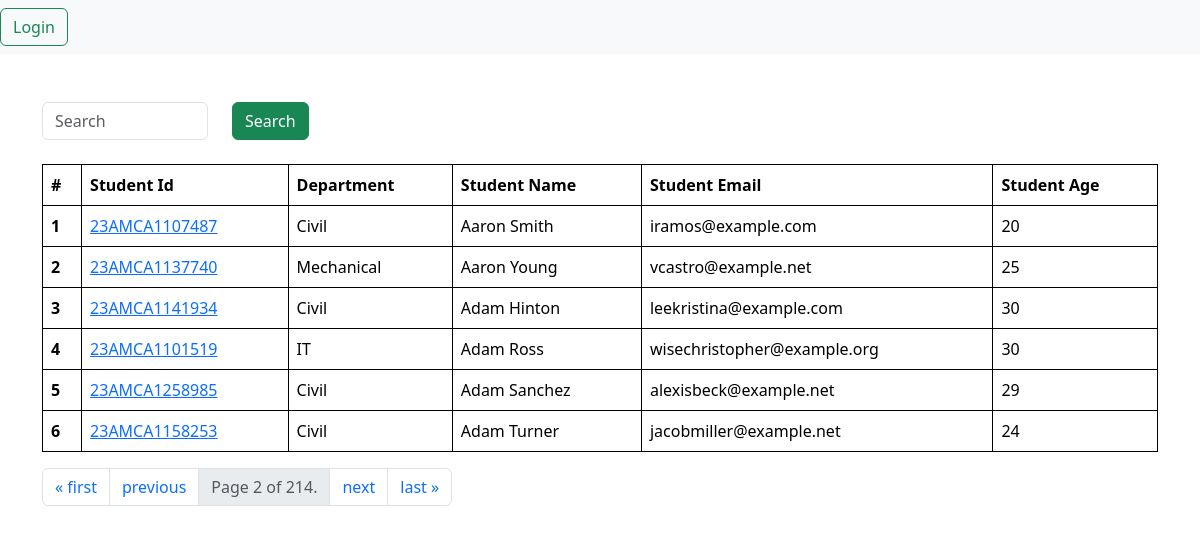
Page /students/?page=2 on the earlier database version.
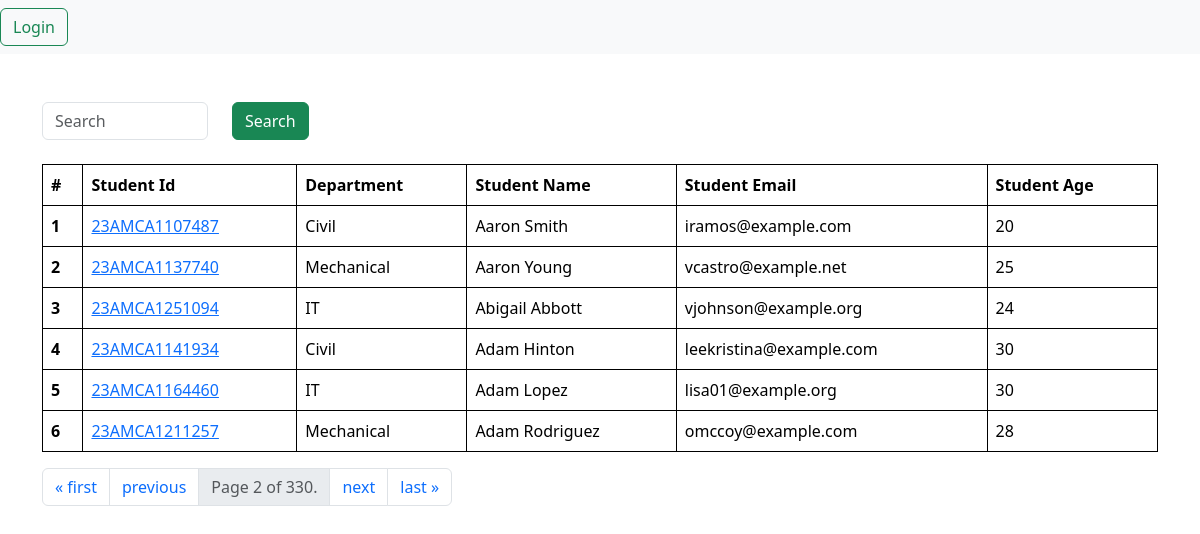
Same page on the later database version.
### vege/models.py (models this page shows, shortened)
class Student(models.Model):
    department = models.ForeignKey(Department, related_name='depart', on_delete=models.CASCADE)
    student_id = models.OneToOneField(StudentId, related_name='studentid', on_delete=models.CASCADE)
    student_name = models.CharField(max_length=100)
    student_email = models.EmailField(unique = True)
    student_age = models.IntegerField(default=18)
    student_address = models.TextField()
    is_deleted = models.BooleanField(default=False)
    objects = StudentManager()  # custome manager
    admin_objects = models.Manager()  # built in manager
    class Meta:
        ordering = ['student_name']
        verbose_name = "student"

class StudentId(models.Model):
    student_id = models.CharField(max_length=100)
    def __str__(self):
        return self.student_id

class Department(models.Model):
    department = models.CharField(max_length=100)
    def __str__(self):
        return self.department
    class Meta:
        ordering = ['department'] # Orders departments in descending order

### vege/views.py (the view, shortened to what this page needs)
# urls.py: path('students/', get_student, name = 'students'),
def get_student(request):
    querySet = Student.objects.all()
    paginator = Paginator(querySet, 6)  # Show 6 query per page.
    page_number = request.GET.get("page", 1)  # this shows from which page to start with
    page_obj = paginator.get_page(page_number)
    print(page_obj)
    return render(request, 'report/student.html', {'querySet' : page_obj})

### vege/models.py (called while the page is built)
    def get_queryset(self):
        return super().get_queryset().filter(is_deleted = False)

### vege/templates/report/student.html
{% extends "base.html" %}
{% block start %}
<div class="container mt-5">
        <form class="mb-4">
        <div class="row">
            <div class= "col-md-2">
                <input class="form-control" name="search" placeholder = "Search">
            </div>
            <div class= "col-md-6">
                <button class="btn btn-success">Search</button>
            </div>
        </div>
    </form>
    <table class="table striped">
        <thead>
          <tr>
            <th scope="col">#</th>
            <th scope="col">Student Id</th>
            <th scope="col">Department</th>
            <th scope="col">Student Name</th>
            <th scope="col">Student Email</th>
            <th scope="col">Student Age</th>
          </tr>
        </thead>
        <tbody>
            {% for student in querySet %}
          <tr>
            <th scope="row">{{forloop.counter}}</th>
            <td>
                <a href = "{% url 'see_marks' student.student_id %}"> {{student.student_id}} </a>
            </td>
            <td>{{student.department}}</td>
            <td>{{student.student_name}}</td>
            <td>{{student.student_email}}</td>
            <td>{{student.student_age}}</td>
          </tr>
          {% endfor %}
        </tbody>
      </table>
      <nav aria-label="Page navigation example">
        <ul class="pagination">
          {% if querySet.has_previous %}
            <li class="page-item">
              <a class="page-link" href="?page=1" aria-label="First">
                <span aria-hidden="true">&laquo; first</span>
              </a>
            </li>
            <li class="page-item">
              <a class="page-link" href="?page={{ querySet.previous_page_number }}" aria-label="Previous">
                <span aria-hidden="true">previous</span>
              </a>
            </li>
          {% endif %}
          <li class="page-item disabled">
            <span class="page-link">
              Page {{ querySet.number }} of {{ querySet.paginator.num_pages }}.
            </span>
          </li>
          {% if querySet.has_next %}
            <li class="page-item">
              <a class="page-link" href="?page={{ querySet.next_page_number }}" aria-label="Next">
                <span aria-hidden="true">next</span>
              </a>
            </li>
            <li class="page-item">
              <a class="page-link" href="?page={{ querySet.paginator.num_pages }}" aria-label="Last">
                <span aria-hidden="true">last &raquo;</span>
              </a>
            </li>
          {% endif %}
        </ul>
      </nav>
</div>
{% endblock %}

### home/templates/base.html (shortened to what this page needs)
<!DOCTYPE html>
<html lang="en">
<head>
    <link href="https://cdn.jsdelivr.net/npm/bootstrap@5.3.3/dist/css/bootstrap.min.css" rel="stylesheet">
</head>
<body>
    <nav class="navbar navbar-light bg-light justify-content-between">
          {% if request.user.is_authenticated %}
          <a href="/logout/" class="btn btn-outline-success my-2 my-sm-0">Logout</a>
          {% else %}
          <a href="/login/" class="btn btn-outline-success my-2 my-sm-0">Login</a>
          {% endif %}
      </nav>
    {% block start %}
    {% endblock %}
</body>
</html>

### home/templates/base.html (style rules this page uses)
table, th, td { border: 1px solid black; }

Differences in the rows shown:
no longer on this page (row unchanged): Student: student_id "23AMCA1101519", department "IT", student_name "Adam Ross", student_email "wisechristopher@example.org", student_age "30"
no longer on this page (row unchanged): Student: student_id "23AMCA1258985", department "Civil", student_name "Adam Sanchez", student_email "alexisbeck@example.net", student_age "29"
no longer on this page (row unchanged): Student: student_id "23AMCA1158253", department "Civil", student_name "Adam Turner", student_email "jacobmiller@example.net", student_age "24"
added Student: student_id "23AMCA1251094", department "IT", student_name "Abigail Abbott", student_email "vjohnson@example.org", student_age "24"
added Student: student_id "23AMCA1164460", department "IT", student_name "Adam Lopez", student_email "lisa01@example.org", student_age "30"
added Student: student_id "23AMCA1211257", department "Mechanical", student_name "Adam Rodriguez", student_email "omccoy@example.com", student_age "28"
Other differences:
{{ querySet.paginator.num_pages }}: "214" → "330"
